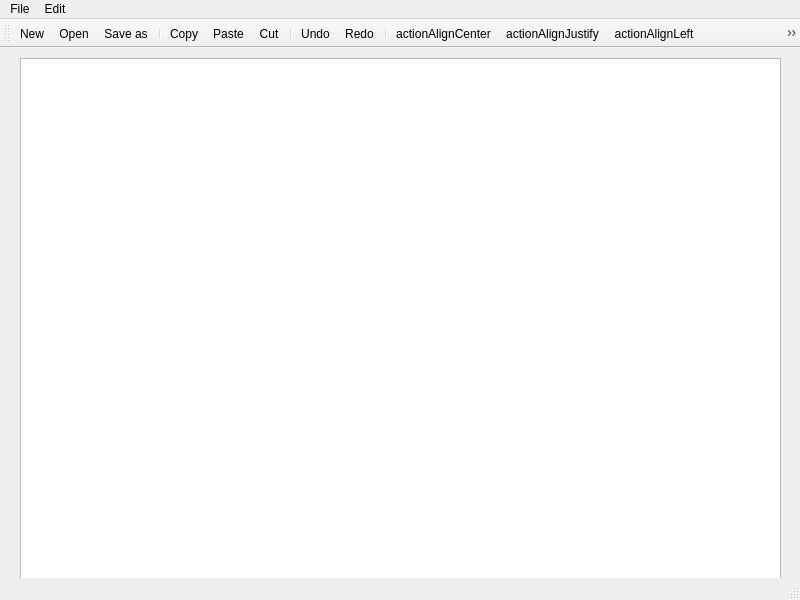
<?xml version="1.0" encoding="UTF-8"?>
<ui version="4.0">
 <class>MainWindow</class>
 <widget class="QMainWindow" name="MainWindow">
  <property name="geometry">
   <rect>
    <x>0</x>
    <y>0</y>
    <width>800</width>
    <height>600</height>
   </rect>
  </property>
  <property name="windowTitle">
   <string>MainWindow</string>
  </property>
  <widget class="QWidget" name="centralwidget">
   <widget class="QWidget" name="verticalLayoutWidget">
    <property name="geometry">
     <rect>
      <x>20</x>
      <y>10</y>
      <width>761</width>
      <height>521</height>
     </rect>
    </property>
    <layout class="QVBoxLayout" name="verticalLayout">
     <item>
      <widget class="QTextEdit" name="textEdit">
       <property name="font">
        <font>
         <family>Courier New</family>
         <pointsize>12</pointsize>
        </font>
       </property>
       <property name="html">
        <string>&lt;!DOCTYPE HTML PUBLIC &quot;-//W3C//DTD HTML 4.0//EN&quot; &quot;http://www.w3.org/TR/REC-html40/strict.dtd&quot;&gt;
&lt;html&gt;&lt;head&gt;&lt;meta name=&quot;qrichtext&quot; content=&quot;1&quot; /&gt;&lt;style type=&quot;text/css&quot;&gt;
p, li { white-space: pre-wrap; }
&lt;/style&gt;&lt;/head&gt;&lt;body style=&quot; font-family:'Courier New'; font-size:12pt; font-weight:400; font-style:normal;&quot;&gt;
&lt;p style=&quot;-qt-paragraph-type:empty; margin-top:0px; margin-bottom:0px; margin-left:0px; margin-right:0px; -qt-block-indent:0; text-indent:0px; font-family:'MS Shell Dlg 2'; font-size:7.8pt;&quot;&gt;&lt;br /&gt;&lt;/p&gt;&lt;/body&gt;&lt;/html&gt;</string>
       </property>
      </widget>
     </item>
    </layout>
   </widget>
  </widget>
  <widget class="QMenuBar" name="menubar">
   <property name="geometry">
    <rect>
     <x>0</x>
     <y>0</y>
     <width>800</width>
     <height>26</height>
    </rect>
   </property>
   <widget class="QMenu" name="menuFile">
    <property name="title">
     <string>File</string>
    </property>
    <addaction name="actionNew"/>
    <addaction name="actionOpen"/>
    <addaction name="actionSave"/>
    <addaction name="actionPrint"/>
    <addaction name="separator"/>
    <addaction name="actionExit"/>
   </widget>
   <widget class="QMenu" name="menuEdit">
    <property name="title">
     <string>Edit</string>
    </property>
    <addaction name="actionCopy"/>
    <addaction name="actionPaste"/>
    <addaction name="actionCut"/>
    <addaction name="separator"/>
    <addaction name="actionPolice"/>
    <addaction name="actionColor"/>
    <addaction name="separator"/>
    <addaction name="actionUndo"/>
    <addaction name="actionRedo"/>
   </widget>
   <addaction name="menuFile"/>
   <addaction name="menuEdit"/>
  </widget>
  <widget class="QStatusBar" name="statusbar"/>
  <widget class="QToolBar" name="toolBar">
   <property name="windowTitle">
    <string>toolBar</string>
   </property>
   <attribute name="toolBarArea">
    <enum>TopToolBarArea</enum>
   </attribute>
   <attribute name="toolBarBreak">
    <bool>false</bool>
   </attribute>
   <addaction name="actionNew"/>
   <addaction name="actionOpen"/>
   <addaction name="actionSave"/>
   <addaction name="separator"/>
   <addaction name="actionCopy"/>
   <addaction name="actionPaste"/>
   <addaction name="actionCut"/>
   <addaction name="separator"/>
   <addaction name="actionUndo"/>
   <addaction name="actionRedo"/>
   <addaction name="separator"/>
   <addaction name="actionactionAlignCenter"/>
   <addaction name="actionactionAlignJustify"/>
   <addaction name="actionactionAlignLeft"/>
   <addaction name="actionactionAlignRight"/>
   <addaction name="separator"/>
   <addaction name="actionactionUppercase"/>
   <addaction name="actionactionLowercase"/>
  </widget>
  <action name="actionNew">
   <property name="icon">
    <iconset resource="../ressources/ressources.qrc">
     <normaloff>:/images/images/icons2/007-writing.png</normaloff>:/images/images/icons2/007-writing.png</iconset>
   </property>
   <property name="text">
    <string>New</string>
   </property>
  </action>
  <action name="actionOpen">
   <property name="icon">
    <iconset resource="../ressources/ressources.qrc">
     <normaloff>:/images/images/new icon/icons8-opened-folder-48.png</normaloff>:/images/images/new icon/icons8-opened-folder-48.png</iconset>
   </property>
   <property name="text">
    <string>Open</string>
   </property>
  </action>
  <action name="actionSave">
   <property name="icon">
    <iconset>
     <normalon>:/images/images/icons2/047-floppy disk.png</normalon>
    </iconset>
   </property>
   <property name="text">
    <string>Save as</string>
   </property>
  </action>
  <action name="actionExit">
   <property name="checkable">
    <bool>false</bool>
   </property>
   <property name="icon">
    <iconset>
     <normalon>:/images/images/new icon/icons8-delete-48.png</normalon>
    </iconset>
   </property>
   <property name="text">
    <string>Exit</string>
   </property>
  </action>
  <action name="actionPrint">
   <property name="icon">
    <iconset resource="../ressources/ressources.qrc">
     <normaloff>:/images/images/new icon/icons8-print-48.png</normaloff>:/images/images/new icon/icons8-print-48.png</iconset>
   </property>
   <property name="text">
    <string>Print</string>
   </property>
  </action>
  <action name="actionCopy">
   <property name="icon">
    <iconset resource="../ressources/ressources.qrc">
     <normaloff>:/images/images/new icon/icons8-copy-48.png</normaloff>:/images/images/new icon/icons8-copy-48.png</iconset>
   </property>
   <property name="text">
    <string>Copy</string>
   </property>
  </action>
  <action name="actionPaste">
   <property name="icon">
    <iconset resource="../ressources/ressources.qrc">
     <normaloff>:/images/images/new icon/icons8-paste-48.png</normaloff>:/images/images/new icon/icons8-paste-48.png</iconset>
   </property>
   <property name="text">
    <string>Paste</string>
   </property>
  </action>
  <action name="actionCut">
   <property name="icon">
    <iconset resource="../ressources/ressources.qrc">
     <normaloff>:/images/images/new icon/icons8-cut-48.png</normaloff>:/images/images/new icon/icons8-cut-48.png</iconset>
   </property>
   <property name="text">
    <string>Cut</string>
   </property>
  </action>
  <action name="actionUndo">
   <property name="icon">
    <iconset resource="../ressources/ressources.qrc">
     <normaloff>:/images/images/new icon/icons8-undo-48.png</normaloff>:/images/images/new icon/icons8-undo-48.png</iconset>
   </property>
   <property name="text">
    <string>Undo</string>
   </property>
  </action>
  <action name="actionRedo">
   <property name="icon">
    <iconset resource="../ressources/ressources.qrc">
     <normaloff>:/images/images/new icon/icons8-redo-48.png</normaloff>:/images/images/new icon/icons8-redo-48.png</iconset>
   </property>
   <property name="text">
    <string>Redo</string>
   </property>
  </action>
  <action name="actionPolice">
   <property name="icon">
    <iconset resource="../ressources/ressources.qrc">
     <normaloff>:/images/images/new icons 2/icons8-choose-font-30.png</normaloff>:/images/images/new icons 2/icons8-choose-font-30.png</iconset>
   </property>
   <property name="text">
    <string>Police</string>
   </property>
  </action>
  <action name="actionactionAlignCenter">
   <property name="icon">
    <iconset resource="../ressources/ressources.qrc">
     <normaloff>:/images/images/new icons 2/icons8-align-center-24.png</normaloff>:/images/images/new icons 2/icons8-align-center-24.png</iconset>
   </property>
   <property name="text">
    <string>actionAlignCenter</string>
   </property>
  </action>
  <action name="actionactionAlignLeft">
   <property name="icon">
    <iconset resource="../ressources/ressources.qrc">
     <normaloff>:/images/images/new icons 2/icons8-align-left-24.png</normaloff>:/images/images/new icons 2/icons8-align-left-24.png</iconset>
   </property>
   <property name="text">
    <string>actionAlignLeft</string>
   </property>
  </action>
  <action name="actionactionAlignRight">
   <property name="icon">
    <iconset resource="../ressources/ressources.qrc">
     <normaloff>:/images/images/new icons 2/icons8-align-right-24.png</normaloff>:/images/images/new icons 2/icons8-align-right-24.png</iconset>
   </property>
   <property name="text">
    <string>actionAlignRight</string>
   </property>
  </action>
  <action name="actionactionAlignJustify">
   <property name="icon">
    <iconset resource="../ressources/ressources.qrc">
     <normaloff>:/images/images/new icons 2/icons8-align-justify-24.png</normaloff>:/images/images/new icons 2/icons8-align-justify-24.png</iconset>
   </property>
   <property name="text">
    <string>actionAlignJustify</string>
   </property>
  </action>
  <action name="actionactionUppercase">
   <property name="icon">
    <iconset resource="../ressources/ressources.qrc">
     <normaloff>:/images/images/new icons 2/icons8-uppercase-24.png</normaloff>:/images/images/new icons 2/icons8-uppercase-24.png</iconset>
   </property>
   <property name="text">
    <string>actionUppercase</string>
   </property>
  </action>
  <action name="actionactionLowercase">
   <property name="icon">
    <iconset resource="../ressources/ressources.qrc">
     <normaloff>:/images/images/new icons 2/icons8-lowercase-24.png</normaloff>:/images/images/new icons 2/icons8-lowercase-24.png</iconset>
   </property>
   <property name="text">
    <string>actionLowercase</string>
   </property>
  </action>
  <action name="actionColor">
   <property name="icon">
    <iconset resource="../ressources/ressources.qrc">
     <normaloff>:/images/images/new icons 2/icons8-color-wheel-48.png</normaloff>:/images/images/new icons 2/icons8-color-wheel-48.png</iconset>
   </property>
   <property name="text">
    <string>Color</string>
   </property>
  </action>
 </widget>
 <resources>
  <include location="../ressources/ressources.qrc"/>
 </resources>
 <connections/>
</ui>
